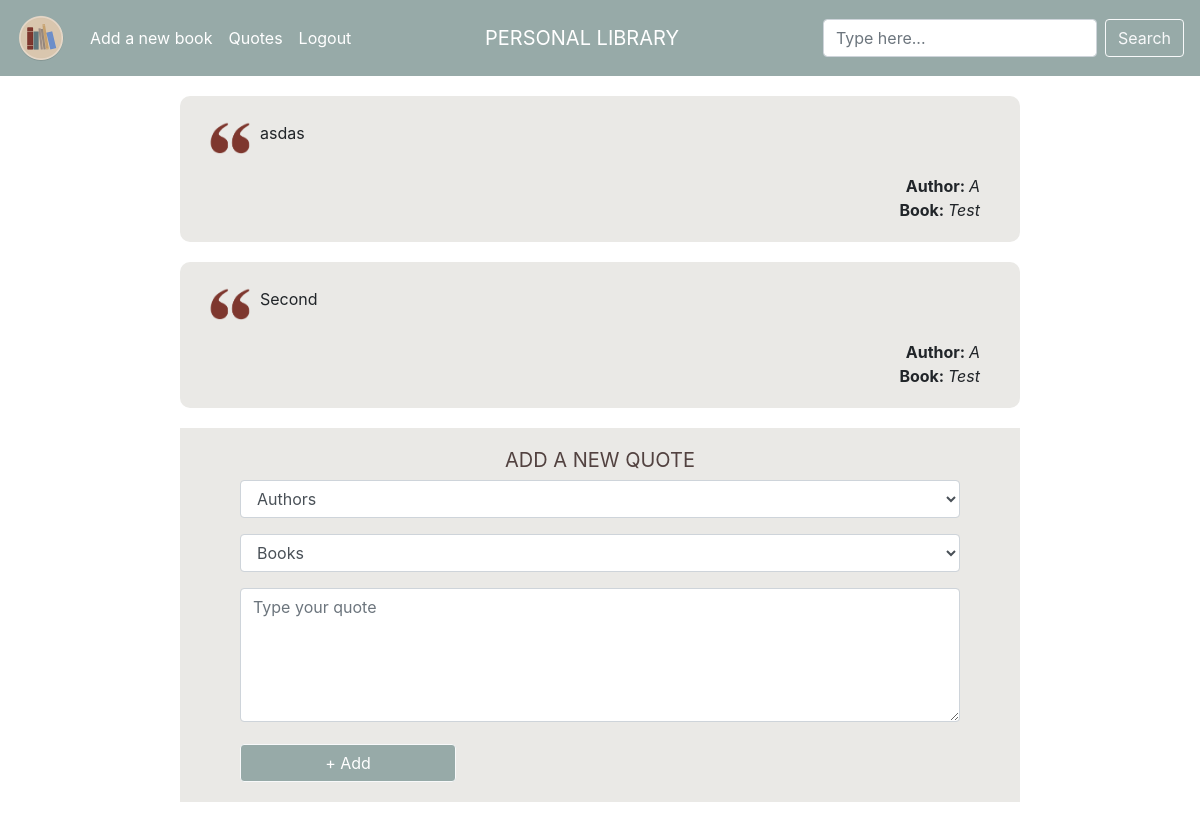
/quotes (signed in), run on an earlier commit of the app's database.
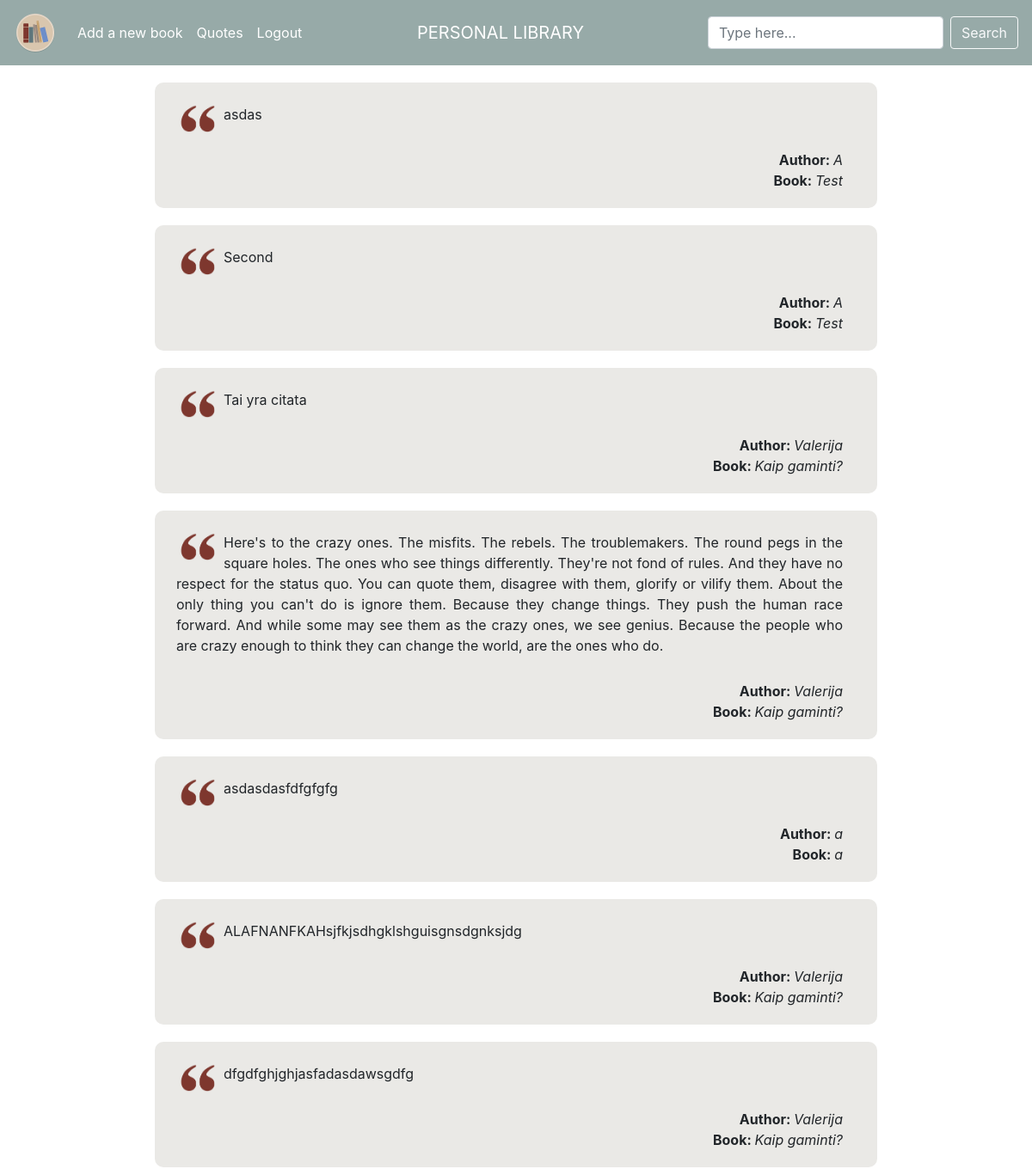
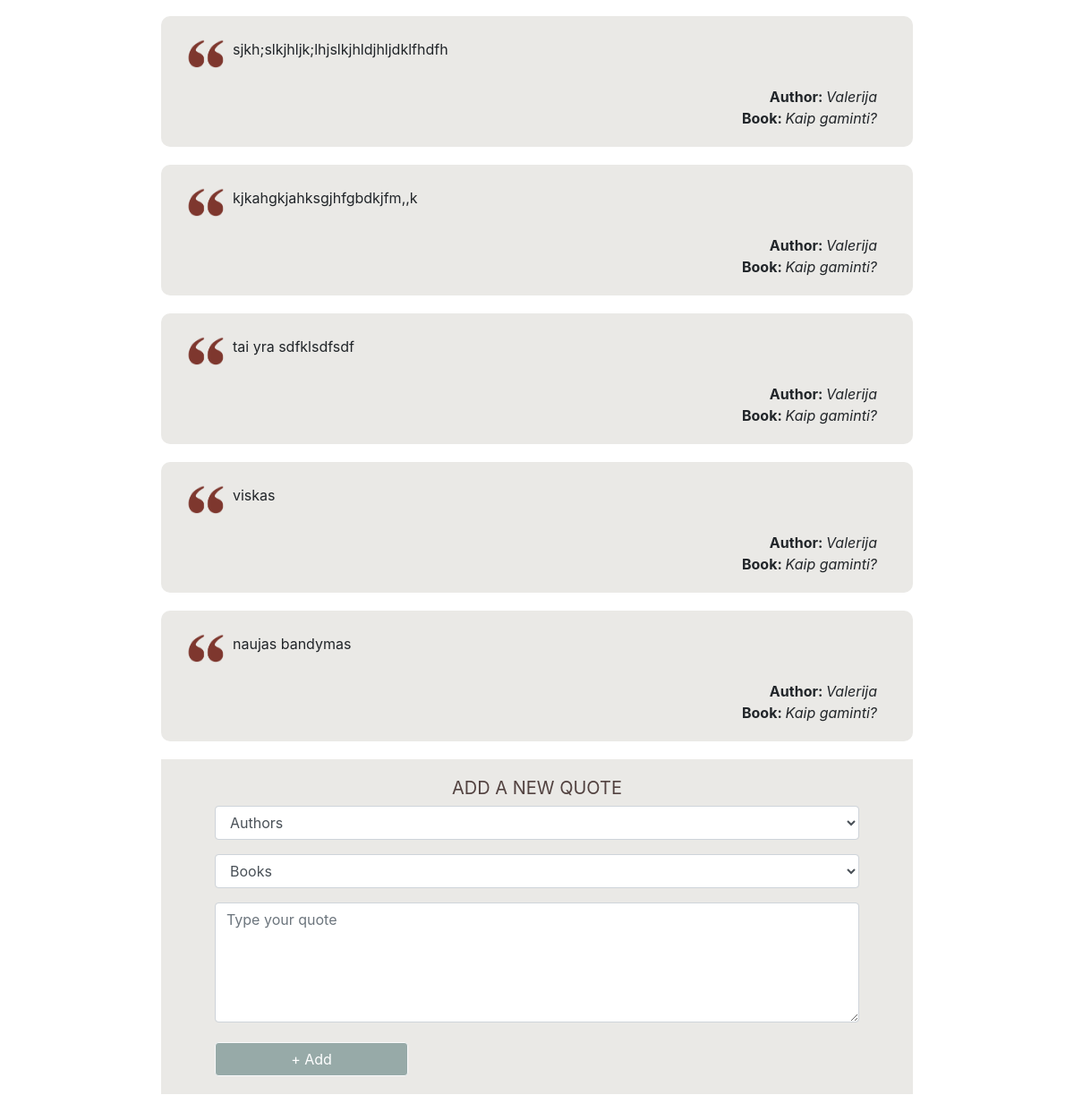
And on a later commit of the database (2 pictures, top to bottom).
### tables this page shows
CREATE TABLE 'quotes' ('user_id' integer NOT NULL, 'book_id' integer NOT NULL, 'quote_id' integer PRIMARY KEY AUTOINCREMENT NOT NULL, 'quote' text NOT NULL);

CREATE TABLE "books" (user_id INTEGER NOT NULL, title TEXT NOT NULL, author TEXT NOT NULL, pages INTEGER NOT NULL, isbn TEXT NULL, genre TEXT NULL, rating INTEGER NULL, started DATE NULL, finished DATE NULL, owner TEXT NULL, notes TEXT NULL, lent BOOLEAN NULL, book_id INTEGER PRIMARY KEY AUTOINCREMENT NOT NULL);

### application.py (the view, shortened to what this page needs)
@app.route("/quotes", methods=["GET", "POST"])
@login_required
def quotes():
    if request.method == "GET":
        quotes_result = db.execute("""SELECT * FROM quotes
                            JOIN books ON books.book_id = quotes.book_id
                            WHERE quotes.user_id = :user_id""",
                                   user_id=session["user_id"])
        books_result_author = db.execute(
            "SELECT author FROM books WHERE user_id = :id ORDER BY author COLLATE NOCASE ASC",
            id=session["user_id"])
        print('QUOTES | books_result_author: ' + str(books_result_author), flush=True)
        books_result_title = db.execute("SELECT title FROM books WHERE user_id = :id ORDER BY title COLLATE NOCASE ASC",
                                        id=session["user_id"])
        print('QUOTES | books_result_title: ' + str(books_result_title), flush=True)
        if books_result_author == 0:
            return apology("You need to add a book first!")
        if books_result_title == 0:
            return apology("You need to add a book first!")
        return render_template("quotes.html", quotes=quotes_result, books_author=books_result_author,
                               books_title=books_result_title)

### application.py (called while the page is built)
@app.after_request
def after_request(response):
    response.headers["Cache-Control"] = "no-cache, no-store, must-revalidate"
    response.headers["Expires"] = 0
    response.headers["Pragma"] = "no-cache"
    return response

### helpers.py (called while the page is built)
def login_required(f):
    @wraps(f)
    def decorated_function(*args, **kwargs):
        if session.get("user_id") is None:
            return redirect("/login")
        return f(*args, **kwargs)
    return decorated_function

### templates/quotes.html (shortened to what this page needs)
{% extends "layout.html" %}
{% block main %}
    {% if not quotes %}
        <div class="alert" id="no_quotes">
            <span class="closebtn" onclick="this.parentElement.style.display='none';">&times;</span>
            You do not have any quotes.
        </div>
    {% else %}
        {% for quote in quotes %}
            <div class="quote_brown_bg">
            <img id="quote_sign" src="../static/quote_mark.gif" alt="quotes">
            <p class="quote_text">{{ quote.quote }}</p>
            <br>
            {% if quote.author|length <= 100 %}
                <span class="quote_titles"><b>Author: </b> <i>{{ quote.author }}</i></span>
            {% else %}
                <span class="quote_titles" title="{{ quote.author }}"><b>Author: </b> <i>{{ quote.author[:100] }}...</i></span>
            {% endif %}
            <br>
            {% if quote.author|length <= 100 %}
                <span class="quote_titles quote_titles_hover" onclick="redirectToBook('{{ quote.book_id }}')"><b>Book: </b><i>{{ quote.title }}</i></span>
            {% else %}
                <span class="quote_titles quote_titles_hover" title="{{ quote.title }}" onclick="redirectToBook('{{ quote.book_id }}')"><b>Book: </b><i>{{ quote.title[:100] }}...</i></span>
            {% endif %}
            <br>
            </div>
        {% endfor %}
    {% endif %}
    <div class="container_new_quote">
        <h2 id="add_quote">ADD A NEW QUOTE</h2>
        <form id="new_quote" action="/quotes" method="post" autocomplete="off">
            <div class="form-group" id="quote_author" >
                <select name="author" class="form-control">
                    <option disabled selected value = "invalid">Authors</option>
            </select>
            </div>
            <br>
            <div class="form-group" id="quote_title">
            <select name="book_title" class="form-control">
                <option disabled selected value = "invalid">Books</option>
            </select>
            </div>
            <br>
            <div class="form-group" id="quote_quote">
                <textarea autocomplete="off" class="form-control" name="quote" contenteditable="true" placeholder="Type your quote" cols="30" rows="5" required></textarea>
            </div>
            <br>
            <button class="btn btn-light" type="submit" id="quote_btn">+ Add</button>
        </form>
    </div>
{% endblock %}

What changed in the data, as far as the page shows it:
added quotes: quote "Tai yra citata", author "Valerija", title "Kaip gaminti?"
added quotes: quote "Here's to the crazy ones. The misfits. The rebels. The troublemakers. The round pegs in the square holes. The ones who see things differently. They're not fond of rules. And they have no respect for the status quo. You can quote them, disagree with them, glorify or vilify them. About the only thing you can't do is ignore them. Because they change things. They push the human race forward. And while some may see them as the crazy ones, we see genius. Because the people who are crazy enough to think they can change the world, are the ones who do.", author "Valerija", title "Kaip gaminti?"
added quotes: quote "asdasdasfdfgfgfg", author "a", title "a"
added quotes: quote "ALAFNANFKAHsjfkjsdhgklshguisgnsdgnksjdg", author "Valerija", title "Kaip gaminti?"
added quotes: quote "dfgdfghjghjasfadasdawsgdfg", author "Valerija", title "Kaip gaminti?"
added quotes: quote "sjkh;slkjhljk;lhjslkjhldjhljdklfhdfh", author "Valerija", title "Kaip gaminti?"
added quotes: quote "kjkahgkjahksgjhfgbdkjfm,,k", author "Valerija", title "Kaip gaminti?"
added quotes: quote "tai yra sdfklsdfsdf", author "Valerija", title "Kaip gaminti?"
added quotes: quote "viskas", author "Valerija", title "Kaip gaminti?"
added quotes: quote "naujas bandymas", author "Valerija", title "Kaip gaminti?"
